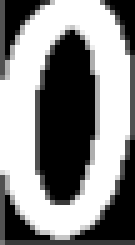
%> input picture datasets/char01.bmp, 27 x 49 px (shown 5 times larger); the run also reads 1 picture not shown here
$ octave datasets.m   (GNU Octave 9; MATLAB toolbox functions it lacks are replaced by stand-ins)
%> lines starting %> are read from the running program, lines starting %| are printed output that depends on the picture
clear all;
close all;
clc;

%% Dataset of Charactor

db_img{1} = imread('datasets/char01.bmp');
db_chr{1} = '0';
db_img{2} = imread('datasets/char02.bmp');
db_chr{2} = '1';
db_img{3} = imread('datasets/char03.bmp');
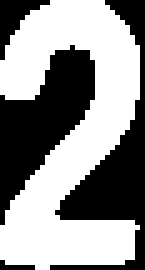
%> input picture datasets/char03.bmp, 29 x 54 px (shown 5 times larger)
db_chr{3} = '2';
db_img{4} = imread('datasets/char04.bmp');
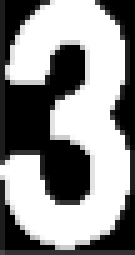
%> input picture datasets/char04.bmp, 27 x 51 px (shown 5 times larger)
db_chr{4} = '3';
db_img{5} = imread('datasets/char05.bmp');
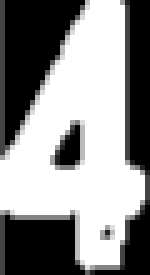
%> input picture datasets/char05.bmp, 30 x 55 px (shown 5 times larger)
db_chr{5} = '4';
db_img{6} = imread('datasets/char06.bmp');
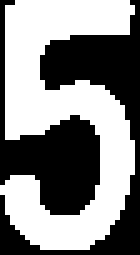
%> input picture datasets/char06.bmp, 28 x 51 px (shown 5 times larger)
db_chr{6} = '5';
%> (the run ends here)
